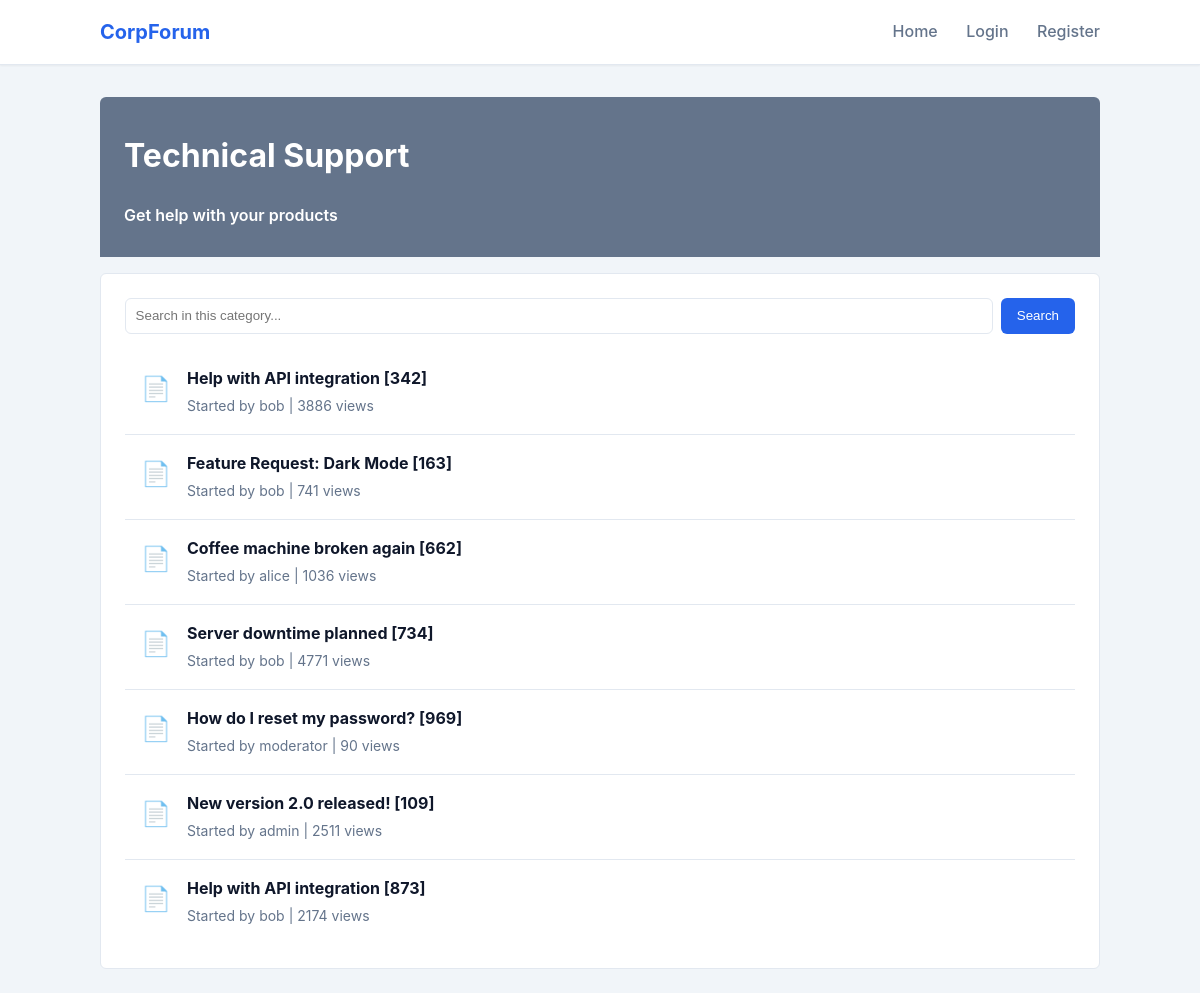
The app's page /category/tech-support with its own data.
### tables this page shows
CREATE TABLE categories (
    id INTEGER PRIMARY KEY AUTOINCREMENT,
    name TEXT NOT NULL,
    description TEXT,
    slug TEXT NOT NULL UNIQUE
);

CREATE TABLE threads (
    id INTEGER PRIMARY KEY AUTOINCREMENT,
    category_id INTEGER,
    user_id INTEGER,
    title TEXT NOT NULL,
    views INTEGER DEFAULT 0,
    is_pinned BOOLEAN DEFAULT 0,
    created_at TIMESTAMP DEFAULT CURRENT_TIMESTAMP,
    FOREIGN KEY (category_id) REFERENCES categories(id),
    FOREIGN KEY (user_id) REFERENCES users(id)
);

CREATE TABLE users (
    id INTEGER PRIMARY KEY AUTOINCREMENT,
    username TEXT NOT NULL UNIQUE,
    password TEXT NOT NULL,
    email TEXT,
    role TEXT DEFAULT 'user',
    reputation INTEGER DEFAULT 0,
    avatar TEXT,
    joined_at TIMESTAMP DEFAULT CURRENT_TIMESTAMP
);

### app2/app.py (the view)
@app.route('/category/<slug>')
def category_view(slug):
    db = get_db()
    cur = db.cursor()
    cur.execute("SELECT * FROM categories WHERE slug = ?", (slug,))
    category = cur.fetchone()
    if not category:
        return "Category not found", 404
    search_query = request.args.get('search')
    sql = f"""
        SELECT t.*, u.username
        FROM threads t
        JOIN users u ON t.user_id = u.id
        WHERE t.category_id = {category['id']}
    """
    if search_query:
        sql += f" AND (t.title LIKE '%{search_query}%')"
    sql += " ORDER BY t.is_pinned DESC, t.created_at DESC"
    try:
        cur.execute(sql)
        threads = cur.fetchall()
    except Exception as e:
        return f"Database Error: {e}"
    return render_template('category.html', category=category, threads=threads)

### app2/app.py (called while the page is built)
def get_db():
    db = getattr(g, '_database', None)
    if db is None:
        db = g._database = sqlite3.connect(app.config['DATABASE'])
        db.row_factory = sqlite3.Row
    return db

@app.teardown_appcontext
def close_connection(exception):
    db = getattr(g, '_database', None)
    if db is not None:
        db.close()

@app.context_processor
def inject_user():
    user = None
    if 'user_id' in session:
        cur = get_db().cursor()
        cur.execute("SELECT * FROM users WHERE id = ?", (session['user_id'],))
        user = cur.fetchone()
    return dict(current_user=user)

### app2/templates/category.html (shortened to what this page needs)
{% extends "base.html" %}
{% block content %}
<div class="category-header">
    <h1>{{ category['name'] }}</h1>
    <p>{{ category['description'] }}</p>
</div>
<div class="card" style="margin-top: 1rem;">
    <form method="GET" class="input-group" style="display: flex; gap: 0.5rem;">
        <input type="text" name="search" placeholder="Search in this category..." class="input-control">
        <button type="submit" class="btn">Search</button>
    </form>
    {% for thread in threads %}
    <div class="thread-item">
        <div class="thread-icon">{{ '📌' if thread['is_pinned'] else '📄' }}</div>
        <div class="thread-content">
            <h4><a href="{{ url_for('thread_view', thread_id=thread['id']) }}">{{ thread['title'] | safe }}</a></h4>
            <div class="thread-meta">
                Started by {{ thread['username'] }} | {{ thread['views'] }} views
            </div>
        </div>
    </div>
    {% else %}
    <p style="padding: 1rem; color: #64748b;">No discussions found.</p>
    {% endfor %}
</div>
{% endblock %}

### app2/static/css/style.css (style rules this page uses)
:root { --primary: #2563eb; --primary-dark: #1d4ed8; --secondary: #64748b; --bg-body: #f1f5f9; --bg-card: #ffffff; --text-main: #0f172a; --text-muted: #64748b; --border: #e2e8f0; --radius: 6px; }
body { font-family: -apple-system, BlinkMacSystemFont, "Segoe UI", Roboto, Helvetica, Arial, sans-serif; background-color: var(--bg-body); color: var(--text-main); line-height: 1.6; margin: 0; }
.card { background: var(--bg-card); border: 1px solid var(--border); border-radius: var(--radius); padding: 1.5rem; margin-bottom: 1.5rem; }
.btn { display: inline-block; padding: 0.5rem 1rem; background-color: var(--primary); color: white; text-decoration: none; border-radius: var(--radius); border: none; cursor: pointer; font-weight: 500; }
.input-group { margin-bottom: 1rem; }
.input-control { width: 100%; padding: 0.6rem; border: 1px solid var(--border); border-radius: var(--radius); box-sizing: border-box; }
.category-header { background: var(--secondary); color: white; padding: 0.75rem 1.5rem; border-radius: var(--radius) var(--radius) 0 0; font-weight: 600; }
.thread-item { padding: 1rem; border-bottom: 1px solid var(--border); display: flex; gap: 1rem; }
.thread-item:last-child { border-bottom: none; }
.thread-icon { font-size: 1.5rem; color: var(--text-muted); padding-top: 0.25rem; }
.thread-content h4 { margin: 0 0 0.25rem 0; }
.thread-content h4 a { text-decoration: none; color: var(--text-main); }
.thread-meta { font-size: 0.875rem; color: var(--text-muted); }

### records on screen
categories: name "Technical Support", description "Get help with your products"
threads: is_pinned "📄", title "Help with API integration [342]", username "bob", views "3886"
threads: is_pinned "📄", title "Feature Request: Dark Mode [163]", username "bob", views "741"
threads: is_pinned "📄", title "Coffee machine broken again [662]", username "alice", views "1036"
threads: is_pinned "📄", title "Server downtime planned [734]", username "bob", views "4771"
threads: is_pinned "📄", title "How do I reset my password? [969]", username "moderator", views "90"
threads: is_pinned "📄", title "New version 2.0 released! [109]", username "admin", views "2511"
threads: is_pinned "📄", title "Help with API integration [873]", username "bob", views "2174"
